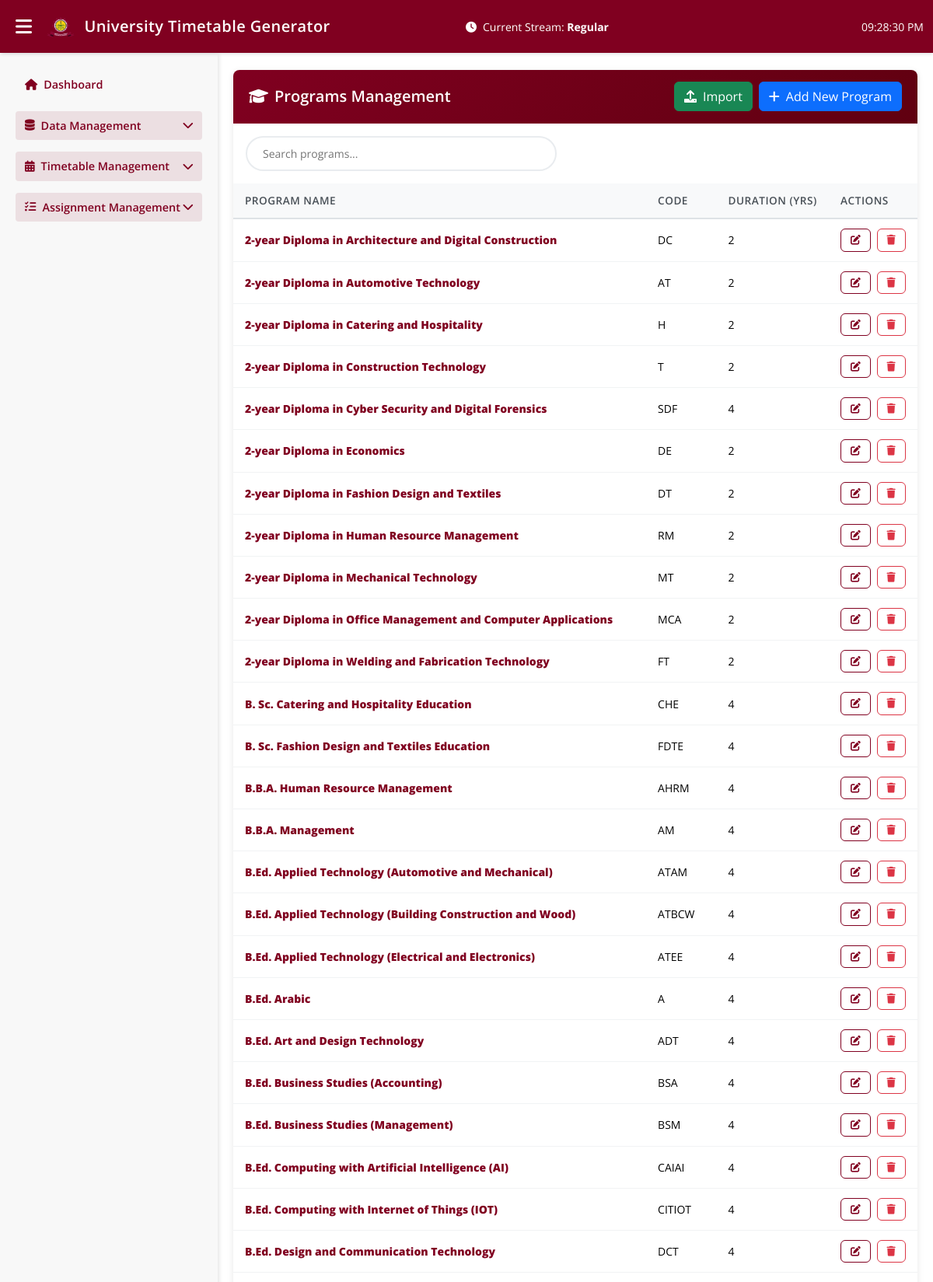
Screenshot of /programs.php (upper part) with the database file from the repository.
### tables this page shows
CREATE TABLE `streams` (
  `id` int NOT NULL AUTO_INCREMENT,
  `name` varchar(50) NOT NULL,
  `code` varchar(20) NOT NULL,
  `description` text,
  `is_active` tinyint(1) DEFAULT '1',
  `created_at` timestamp NULL DEFAULT CURRENT_TIMESTAMP,
  `updated_at` timestamp NULL DEFAULT CURRENT_TIMESTAMP ON UPDATE CURRENT_TIMESTAMP,
  PRIMARY KEY (`id`),
  UNIQUE KEY `name` (`name`),
  UNIQUE KEY `code` (`code`)
);

CREATE TABLE `programs` (
  `id` int NOT NULL AUTO_INCREMENT,
  `department_id` int NOT NULL,
  `name` varchar(100) NOT NULL,
  `code` varchar(20) NOT NULL,
  `duration_years` int NOT NULL,
  `is_active` tinyint(1) DEFAULT '1',
  PRIMARY KEY (`id`),
  UNIQUE KEY `code` (`code`),
  KEY `department_id` (`department_id`),
  CONSTRAINT `programs_ibfk_1` FOREIGN KEY (`department_id`) REFERENCES `departments` (`id`) ON DELETE CASCADE
);

### programs.php (the view, shortened to what this page needs)
<?php
include 'includes/header.php';
include 'includes/sidebar.php';
include 'connect.php';
$sql = "SELECT p.*, d.name as department_name
        FROM programs p
        LEFT JOIN departments d ON p.department_id = d.id
        WHERE p.is_active = 1
        ORDER BY p.name";
$result = $conn->query($sql);
?>
<div class="main-content" id="mainContent">
    <div class="table-container">
        <div class="table-header d-flex justify-content-between align-items-center">
            <h4><i class="fas fa-graduation-cap me-2"></i>Programs Management</h4>
            <div class="d-flex gap-2">
                <button class="btn btn-success" data-bs-toggle="modal" data-bs-target="#importModal">
                    <i class="fas fa-upload me-2"></i>Import
                </button>
            <button class="btn btn-primary" data-bs-toggle="modal" data-bs-target="#addProgramModal">
                <i class="fas fa-plus me-2"></i>Add New Program
            </button>
            </div>
        </div>
        <div class="search-container m-3">
            <input type="text" class="search-input" placeholder="Search programs...">
        </div>
        <div class="table-responsive">
            <table class="table" id="programsTable">
                <thead>
                    <tr>
                        <th>Program Name</th>
                        <th>Code</th>
                        <th>Duration (yrs)</th>
                        <th>Actions</th>
                    </tr>
                </thead>
                <tbody>
                    <?php if ($result && $result->num_rows > 0): ?>
                        <?php while ($row = $result->fetch_assoc()): ?>
                            <tr>
                                <td><strong><?php echo htmlspecialchars($row['name']); ?></strong></td>
                                <td><?php echo htmlspecialchars($row['code'] ?? ''); ?></td>
                                <td><?php echo htmlspecialchars($row['duration_years'] ?? $row['duration'] ?? ''); ?></td>
                                <td>
                                    <button class="btn btn-sm btn-outline-primary me-1" onclick="editProgram(<?php echo $row['id']; ?>, '<?php echo htmlspecialchars(addslashes($row['name'])); ?>', <?php echo (int)$row['department_id']; ?>, <?php echo $row['is_active']; ?>, '<?php echo htmlspecialchars(addslashes($row['code'] ?? '')); ?>', <?php echo (int)($row['duration_years'] ?? $row['duration'] ?? 0); ?>)">
                                        <i class="fas fa-edit"></i>
                                    </button>
                                    <form method="POST" style="display: inline;" onsubmit="return confirm('Are you sure you want to delete this program?')">
                                        <button type="submit" class="btn btn-sm btn-outline-danger">
                                            <i class="fas fa-trash"></i>
                                        </button>
                                    </form>
                                </td>
                            </tr>
                        <?php endwhile; ?>
                    <?php endif; ?>
                </tbody>
            </table>
        </div>
    </div>
</div>

### includes/header.php (shortened to what this page needs)
<?php
$active_stream = $active_stream ?? $_SESSION['active_stream'] ?? $_SESSION['stream_id'] ?? 1;
if (!isset($streams) || !is_array($streams) || empty($streams)) {
    $streams = [];
    if (isset($conn) && $conn) {
        $result = $conn->query("SELECT id, name FROM streams WHERE is_active = 1 ORDER BY id ASC");
        if ($result) {
            while ($row = $result->fetch_assoc()) {
                $streams[] = $row;
            }
        }
    }
}
if (!isset($current_stream_name) || $current_stream_name === '') {
    $current_stream_name = '';
    foreach ($streams as $s) {
        if ($s['id'] == $active_stream) {
            $current_stream_name = $s['name'];
            break;
        }
    }
}
?>
<!DOCTYPE html>
<html lang="en">
<head>
  <link href="https://cdnjs.cloudflare.com/ajax/libs/bootstrap/5.3.2/css/bootstrap.min.css" rel="stylesheet" />
  <link href="https://cdnjs.cloudflare.com/ajax/libs/font-awesome/6.0.0/css/all.min.css" rel="stylesheet" />
</head>
<body>
  <nav class="navbar navbar-dark">
    <div class="container-fluid">
      <button id="sidebarToggle"><i class="fas fa-bars"></i></button>
      <a class="navbar-brand text-white" href="#">
        <img src="images/aamustedLog.png" alt="AAMUSTED Logo">University Timetable Generator
      </a>
      <div class="mx-auto text-white" id="currentStream">
        <i class="fas fa-clock me-2"></i>Current Stream:
        <span class="me-2"><strong><?= htmlspecialchars($current_stream_name) ?></strong></span>
      </div>
      <div class="ms-auto text-white" id="currentTime"></div>
    </div>
  </nav>

### includes/header.php (style rules this page uses)
:root { --primary-color: #800020; --hover-color: #600010; --accent-color: #FFD700; --bg-color: #ffffff; --sidebar-bg: #f8f8f8; --footer-bg: #800020; }
body { font-family: 'Open Sans', sans-serif; background-color: var(--bg-color); margin: 0; padding-top: 70px; overflow: auto; font-size: 14px; }
.navbar { background-color: var(--primary-color); position: fixed; top: 0; width: 100%; z-index: 1050; box-shadow: 0 2px 4px rgba(0,0,0,0.1); }
.navbar-brand { font-weight: 600; font-size: 1.25rem; display: flex; align-items: center; letter-spacing: 0.4px; }
.navbar-brand img { height: 32px; margin-right: 10px; }
#sidebarToggle { border: none; background: transparent; color: #fff; font-size: 1.5rem; margin-right: 10px; cursor: pointer; padding: 8px; border-radius: 4px; transition: all 0.2s ease; }
.main-content { transition: margin-left 0.3s ease; margin-left: 280px; padding: 20px; height: calc(100vh - 70px); overflow: auto; }
.table-container { background: #fff; border-radius: 8px; box-shadow: 0 2px 8px rgba(0,0,0,0.1); overflow: hidden; }
.table-header { background: linear-gradient(135deg, var(--primary-color), var(--hover-color)); color: white; padding: 15px 20px; border-bottom: 1px solid rgba(255,255,255,0.1); }
.table-header h4 { margin: 0; font-weight: 600; font-size: 1.25rem; }
.table-responsive { border-radius: 0 0 8px 8px; }
.table { margin-bottom: 0; border: none; }
.table thead th { background: #f8f9fa; border: none; padding: 12px 15px; font-weight: 600; color: #495057; text-transform: uppercase; font-size: 0.85rem; letter-spacing: 0.5px; border-bottom: 2px solid #dee2e6; }
.table tbody tr { border-bottom: 1px solid #f1f3f4; transition: all 0.2s ease; }
.table tbody td { padding: 12px 15px; vertical-align: middle; border: none; }
.table tbody td:first-child { font-weight: 600; color: var(--primary-color); }
.btn-sm { padding: 4px 12px; font-size: 0.8rem; border-radius: 6px; }
.btn-outline-primary { border-color: var(--primary-color); color: var(--primary-color); }
.btn-outline-danger { border-color: #dc3545; color: #dc3545; }
.search-container { margin-bottom: 20px; }
.search-input { border: 2px solid #e9ecef; border-radius: 25px; padding: 10px 20px; width: 100%; max-width: 400px; transition: all 0.3s ease; }
:root { --theme-red: #800020; --theme-gold: #B8860B; --theme-green: #2E7D32; }

### rows the page displays
streams: name "Regular"
programs: name "2-year Diploma in Architecture and Digital Construction", code "DC", duration_years "2"
programs: name "2-year Diploma in Automotive Technology", code "AT", duration_years "2"
programs: name "2-year Diploma in Catering and Hospitality", code "H", duration_years "2"
programs: name "2-year Diploma in Construction Technology", code "T", duration_years "2"
programs: name "2-year Diploma in Cyber Security and Digital Forensics", code "SDF", duration_years "4"
programs: name "2-year Diploma in Economics", code "DE", duration_years "2"
programs: name "2-year Diploma in Fashion Design and Textiles", code "DT", duration_years "2"
programs: name "2-year Diploma in Human Resource Management", code "RM", duration_years "2"
programs: name "2-year Diploma in Mechanical Technology", code "MT", duration_years "2"
programs: name "2-year Diploma in Office Management and Computer Applications", code "MCA", duration_years "2"
programs: name "2-year Diploma in Welding and Fabrication Technology", code "FT", duration_years "2"
programs: name "B. Sc. Catering and Hospitality Education", code "CHE", duration_years "4"
programs: name "B. Sc. Fashion Design and Textiles Education", code "FDTE", duration_years "4"
programs: name "B.B.A. Human Resource Management", code "AHRM", duration_years "4"
programs: name "B.B.A. Management", code "AM", duration_years "4"
programs: name "B.Ed. Applied Technology (Automotive and Mechanical)", code "ATAM", duration_years "4"
programs: name "B.Ed. Applied Technology (Building Construction and Wood)", code "ATBCW", duration_years "4"
programs: name "B.Ed. Applied Technology (Electrical and Electronics)", code "ATEE", duration_years "4"
programs: name "B.Ed. Arabic", code "A", duration_years "4"
programs: name "B.Ed. Art and Design Technology", code "ADT", duration_years "4"
programs: name "B.Ed. Business Studies (Accounting)", code "BSA", duration_years "4"
programs: name "B.Ed. Business Studies (Management)", code "BSM", duration_years "4"
programs: name "B.Ed. Computing with Artificial Intelligence (AI)", code "CAIAI", duration_years "4"
programs: name "B.Ed. Computing with Internet of Things (IOT)", code "CITIOT", duration_years "4"
programs: name "B.Ed. Design and Communication Technology", code "DCT", duration_years "4"
